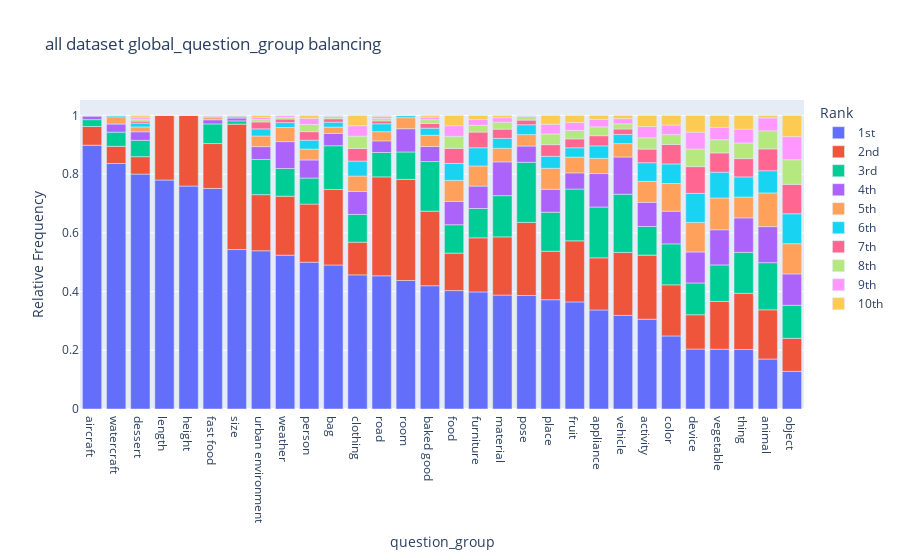

Source (notebook cell):
### Markdown cell above
* `bag` (6 -> 16) is somewhere totally different, a lot of others (`room`, `weather`) also changing places... 
* `fast food` and `aircraft` are now basically on the same most frequent levels. (...) but the general picture is similar.

### Code cell
group_distribution(gqa_questions_all, "global_question_group", global_question_types_in_paper, gqa_datasplit="all", plot=True)

### Figure 1 — Plotly figure (JSON) as saved in the notebook; plotly's stock layout.template omitted (floating-point values rounded to 4 significant figures)
{"data": [{"alignmentgroup": "True", "hovertemplate": "Rank=1st<br>question_group=%{x}<br>Relative Frequency=%{y}<extra></extra>", "legendgroup": "1st", "marker": {"color": "#636efa", "pattern": {"shape": ""}}, "name": "1st", "offsetgroup": "1st", "orientation": "v", "showlegend": true, "textposition": "auto", "type": "bar", "x": ["aircraft", "watercraft", "dessert", "length", "height", "fast food", "size", "urban environment", "weather", "person", "bag", "clothing", "road", "room", "baked good", "food", "furniture", "material", "pose", "place", "fruit", "appliance", "vehicle", "activity", "color", "device", "vegetable", "thing", "animal", "object"], "xaxis": "x", "y": [0.8987, 0.8364, 0.8002, 0.7801, 0.7595, 0.7513, 0.5431, 0.539, 0.524, 0.5002, 0.4906, 0.4569, 0.4537, 0.4378, 0.4199, 0.4034, 0.3989, 0.3881, 0.3866, 0.3722, 0.3648, 0.3373, 0.3188, 0.3058, 0.2489, 0.2043, 0.2036, 0.2028, 0.1702, 0.1281], "yaxis": "y"}, {"alignmentgroup": "True", "hovertemplate": "Rank=2nd<br>question_group=%{x}<br>Relative Frequency=%{y}<extra></extra>", "legendgroup": "2nd", "marker": {"color": "#EF553B", "pattern": {"shape": ""}}, "name": "2nd", "offsetgroup": "2nd", "orientation": "v", "showlegend": true, "textposition": "auto", "type": "bar", "x": ["aircraft", "watercraft", "dessert", "length", "height", "fast food", "size", "urban environment", "weather", "person", "bag", "clothing", "road", "room", "baked good", "food", "furniture", "material", "pose", "place", "fruit", "appliance", "vehicle", "activity", "color", "device", "vegetable", "thing", "animal", "object"], "xaxis": "x", "y": [0.06364, 0.0585, 0.05932, 0.2199, 0.2405, 0.153, 0.4273, 0.1912, 0.201, 0.1978, 0.2573, 0.1113, 0.337, 0.3444, 0.254, 0.1276, 0.1843, 0.1982, 0.2491, 0.1653, 0.208, 0.1777, 0.2146, 0.2184, 0.1741, 0.1167, 0.163, 0.1912, 0.1677, 0.1127], "yaxis": "y"}, {"alignmentgroup": "True", "hovertemplate": "Rank=3rd<br>question_group=%{x}<br>Relative Frequency=%{y}<extra></extra>", "legendgroup": "3rd", "marker": {"color": "#00cc96", "pattern": {"shape": ""}}, "name": "3rd", "offsetgroup": "3rd", "orientation": "v", "showlegend": true, "textposition": "auto", "type": "bar", "x": ["aircraft", "watercraft", "dessert", "length", "height", "fast food", "size", "urban environment", "weather", "person", "bag", "clothing", "road", "room", "baked good", "food", "furniture", "material", "pose", "place", "fruit", "appliance", "vehicle", "activity", "color", "device", "vegetable", "thing", "animal", "object"], "xaxis": "x", "y": [0.02339, 0.04821, 0.05575, 0, 0, 0.0669, 0.01105, 0.1199, 0.09422, 0.08871, 0.149, 0.0947, 0.08319, 0.09338, 0.1691, 0.09671, 0.09995, 0.1405, 0.2047, 0.1329, 0.1765, 0.173, 0.1984, 0.09759, 0.1395, 0.1084, 0.1242, 0.1397, 0.1606, 0.1125], "yaxis": "y"}, {"alignmentgroup": "True", "hovertemplate": "Rank=4th<br>question_group=%{x}<br>Relative Frequency=%{y}<extra></extra>", "legendgroup": "4th", "marker": {"color": "#ab63fa", "pattern": {"shape": ""}}, "name": "4th", "offsetgroup": "4th", "orientation": "v", "showlegend": true, "textposition": "auto", "type": "bar", "x": ["aircraft", "watercraft", "dessert", "length", "height", "fast food", "size", "urban environment", "weather", "person", "bag", "clothing", "road", "room", "baked good", "food", "furniture", "material", "pose", "place", "fruit", "appliance", "vehicle", "activity", "color", "device", "vegetable", "thing", "animal", "object"], "xaxis": "x", "y": [0.01193, 0.02764, 0.02915, 0, 0, 0.01421, 0.009706, 0.04376, 0.09168, 0.06167, 0.04217, 0.07805, 0.03947, 0.0792, 0.05127, 0.07953, 0.07629, 0.115, 0.05539, 0.07815, 0.05503, 0.1141, 0.1267, 0.08238, 0.1113, 0.1056, 0.1197, 0.1173, 0.123, 0.1068], "yaxis": "y"}, {"alignmentgroup": "True", "hovertemplate": "Rank=5th<br>question_group=%{x}<br>Relative Frequency=%{y}<extra></extra>", "legendgroup": "5th", "marker": {"color": "#FFA15A", "pattern": {"shape": ""}}, "name": "5th", "offsetgroup": "5th", "orientation": "v", "showlegend": true, "textposition": "auto", "type": "bar", "x": ["aircraft", "watercraft", "dessert", "length", "height", "fast food", "size", "urban environment", "weather", "person", "bag", "clothing", "road", "room", "baked good", "food", "furniture", "material", "pose", "place", "fruit", "appliance", "vehicle", "activity", "color", "device", "vegetable", "thing", "animal", "object"], "xaxis": "x", "y": [0.002365, 0.02459, 0.01646, 0, 0, 0.007257, 0.005984, 0.03618, 0.04824, 0.03709, 0.02127, 0.05259, 0.03137, 0.0376, 0.03819, 0.07166, 0.0685, 0.04636, 0.03899, 0.07148, 0.05365, 0.05187, 0.04564, 0.07133, 0.09429, 0.1006, 0.1084, 0.07103, 0.1146, 0.103], "yaxis": "y"}, {"alignmentgroup": "True", "hovertemplate": "Rank=6th<br>question_group=%{x}<br>Relative Frequency=%{y}<extra></extra>", "legendgroup": "6th", "marker": {"color": "#19d3f3", "pattern": {"shape": ""}}, "name": "6th", "offsetgroup": "6th", "orientation": "v", "showlegend": true, "textposition": "auto", "type": "bar", "x": ["aircraft", "watercraft", "dessert", "length", "height", "fast food", "size", "urban environment", "weather", "person", "bag", "clothing", "road", "room", "baked good", "food", "furniture", "material", "pose", "place", "fruit", "appliance", "vehicle", "activity", "color", "device", "vegetable", "thing", "animal", "object"], "xaxis": "x", "y": [0, 0.004633, 0.01295, 0, 0, 0.004042, 0.002815, 0.02431, 0.0166, 0.03022, 0.01675, 0.05102, 0.02686, 0.006837, 0.02423, 0.05766, 0.06205, 0.03365, 0.03348, 0.04088, 0.03193, 0.04239, 0.03138, 0.06359, 0.06667, 0.09885, 0.0878, 0.06863, 0.07568, 0.1019], "yaxis": "y"}, {"alignmentgroup": "True", "hovertemplate": "Rank=7th<br>question_group=%{x}<br>Relative Frequency=%{y}<extra></extra>", "legendgroup": "7th", "marker": {"color": "#FF6692", "pattern": {"shape": ""}}, "name": "7th", "offsetgroup": "7th", "orientation": "v", "showlegend": true, "textposition": "auto", "type": "bar", "x": ["aircraft", "watercraft", "dessert", "length", "height", "fast food", "size", "urban environment", "weather", "person", "bag", "clothing", "road", "room", "baked good", "food", "furniture", "material", "pose", "place", "fruit", "appliance", "vehicle", "activity", "color", "device", "vegetable", "thing", "animal", "object"], "xaxis": "x", "y": [0, 0, 0.007017, 0, 0, 0.001776, 0, 0.02358, 0.01207, 0.02907, 0.01179, 0.04297, 0.009892, 0.0007597, 0.01625, 0.05147, 0.05345, 0.03157, 0.01588, 0.03972, 0.03036, 0.03457, 0.0185, 0.04636, 0.06624, 0.0913, 0.06564, 0.06233, 0.07424, 0.1001], "yaxis": "y"}, {"alignmentgroup": "True", "hovertemplate": "Rank=8th<br>question_group=%{x}<br>Relative Frequency=%{y}<extra></extra>", "legendgroup": "8th", "marker": {"color": "#B6E880", "pattern": {"shape": ""}}, "name": "8th", "offsetgroup": "8th", "orientation": "v", "showlegend": true, "textposition": "auto", "type": "bar", "x": ["aircraft", "watercraft", "dessert", "length", "height", "fast food", "size", "urban environment", "weather", "person", "bag", "clothing", "road", "room", "baked good", "food", "furniture", "material", "pose", "place", "fruit", "appliance", "vehicle", "activity", "color", "device", "vegetable", "thing", "animal", "object"], "xaxis": "x", "y": [0, 0, 0.006889, 0, 0, 0.001194, 0, 0.007741, 0.006432, 0.0246, 0.008132, 0.04203, 0.008508, 0, 0.01272, 0.04104, 0.02296, 0.02329, 0.01226, 0.03645, 0.02883, 0.03019, 0.01759, 0.03839, 0.03365, 0.06009, 0.0451, 0.05327, 0.06159, 0.08381], "yaxis": "y"}, {"alignmentgroup": "True", "hovertemplate": "Rank=9th<br>question_group=%{x}<br>Relative Frequency=%{y}<extra></extra>", "legendgroup": "9th", "marker": {"color": "#FF97FF", "pattern": {"shape": ""}}, "name": "9th", "offsetgroup": "9th", "orientation": "v", "showlegend": true, "textposition": "auto", "type": "bar", "x": ["aircraft", "watercraft", "dessert", "length", "height", "fast food", "size", "urban environment", "weather", "person", "bag", "clothing", "road", "room", "baked good", "food", "furniture", "material", "pose", "place", "fruit", "appliance", "vehicle", "activity", "color", "device", "vegetable", "thing", "animal", "object"], "xaxis": "x", "y": [0, 0, 0.006698, 0, 0, 0.0003368, 0, 0.007173, 0.005797, 0.0209, 0.00307, 0.03539, 0.006561, 0, 0.008464, 0.03598, 0.01977, 0.01558, 0.003571, 0.03303, 0.02668, 0.02538, 0.01753, 0.03839, 0.03289, 0.05725, 0.04172, 0.04692, 0.04404, 0.07866], "yaxis": "y"}, {"alignmentgroup": "True", "hovertemplate": "Rank=10th<br>question_group=%{x}<br>Relative Frequency=%{y}<extra></extra>", "legendgroup": "10th", "marker": {"color": "#FECB52", "pattern": {"shape": ""}}, "name": "10th", "offsetgroup": "10th", "orientation": "v", "showlegend": true, "textposition": "auto", "type": "bar", "x": ["aircraft", "watercraft", "dessert", "length", "height", "fast food", "size", "urban environment", "weather", "person", "bag", "clothing", "road", "room", "baked good", "food", "furniture", "material", "pose", "place", "fruit", "appliance", "vehicle", "activity", "color", "device", "vegetable", "thing", "animal", "object"], "xaxis": "x", "y": [0, 0, 0.00555, 0, 0, 0, 0, 0.007173, 0, 0.009741, 0, 0.03504, 0.003434, 0, 0.005897, 0.03496, 0.01386, 0.007689, 0, 0.02994, 0.02425, 0.01348, 0.01098, 0.0378, 0.03238, 0.05696, 0.04082, 0.04681, 0.008386, 0.07227], "yaxis": "y"}], "layout": {"barmode": "relative", "legend": {"title": {"text": "Rank"}, "tracegroupgap": 0}, "title": {"text": "all dataset global_question_group balancing"}, "xaxis": {"anchor": "y", "domain": [0, 1], "title": {"text": "question_group"}}, "yaxis": {"anchor": "x", "domain": [0, 1], "title": {"text": "Relative Frequency"}}}}
